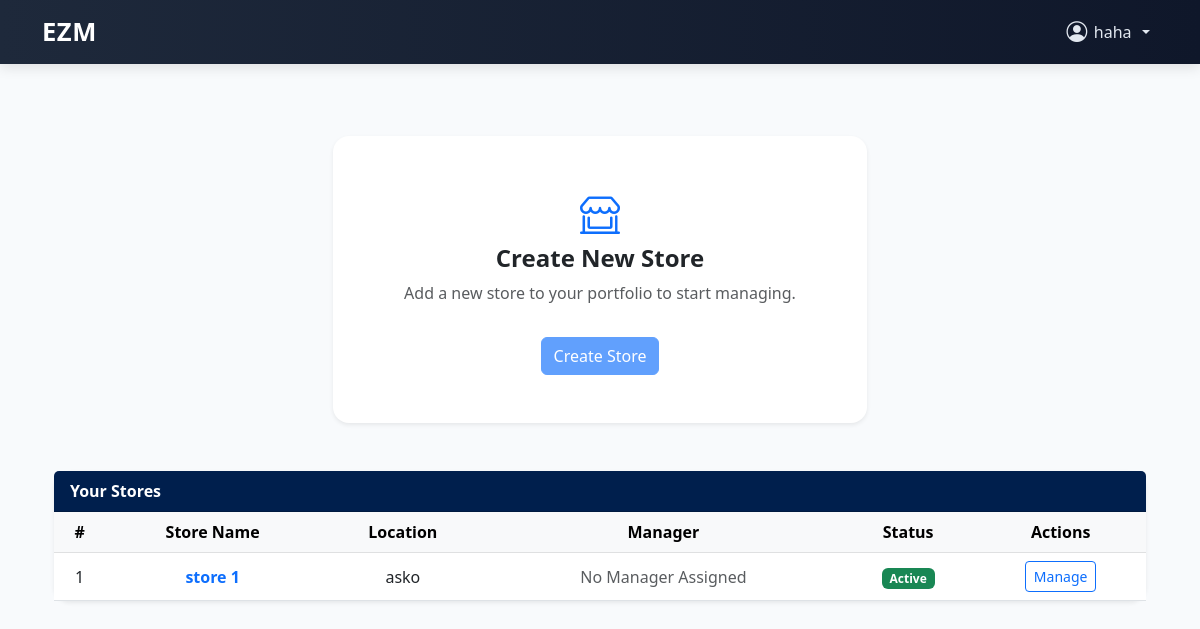
Before: /users/store-owner/ (signed in) with the older database file.
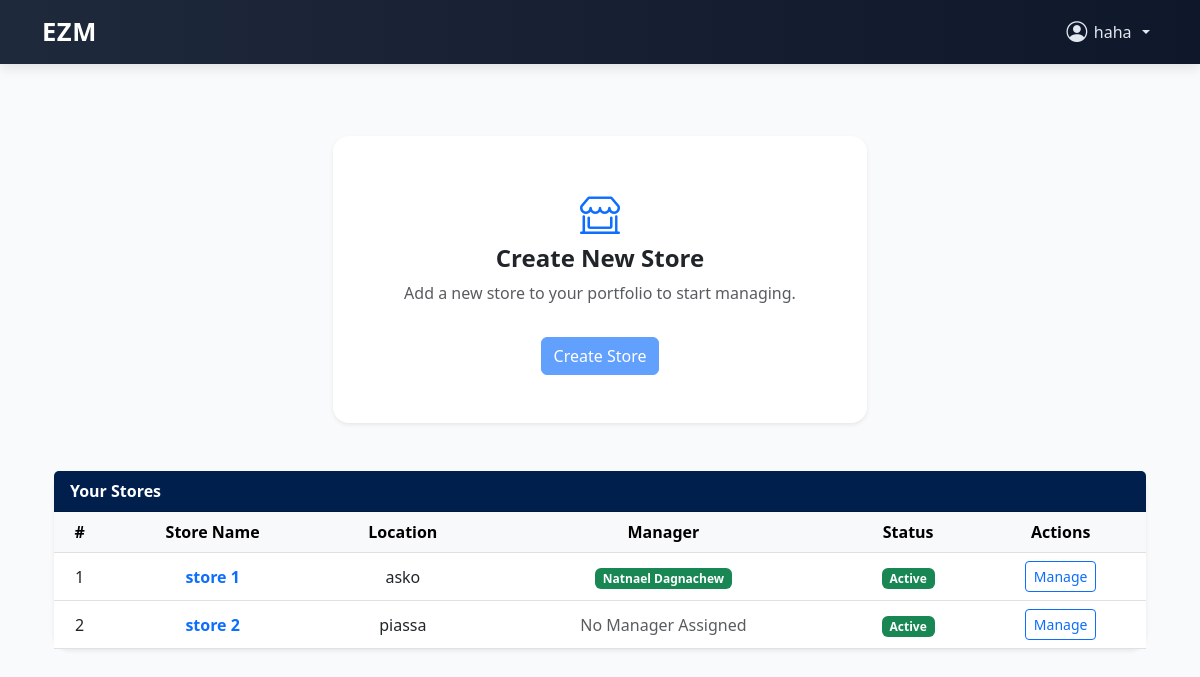
After: the same page with the newer database file.
### store/models.py (models this page shows, shortened)
class Store(models.Model):
    name = models.CharField(max_length=100)
    location = models.CharField(max_length=255)
    owner = models.ForeignKey(
        settings.AUTH_USER_MODEL,
        on_delete=models.CASCADE,
        related_name='owned_stores',
        limit_choices_to={'role': 'store_owner'}
    )

class StoreManager(models.Model):
    store = models.OneToOneField(Store, on_delete=models.CASCADE, related_name='manager_assignment')
    manager = models.OneToOneField(
        settings.AUTH_USER_MODEL,
        on_delete=models.CASCADE,
        related_name='managed_store'
    )
    is_active = models.BooleanField(default=True)
    assigned_at = models.DateTimeField(auto_now_add=True)

### users/models.py (models this page shows)
class CustomUser(AbstractUser):
    ROLE_CHOICES = [
        ('customer', 'Customer'),
        ('admin', 'Admin'),
        ('store_owner', 'Store Owner'),
        ('store_manager', 'Store Manager'),
        ('cashier', 'Cashier'),
    ]
    role = models.CharField(max_length=20, choices=ROLE_CHOICES)
    is_verified = models.BooleanField(default=False)
    otp_code = models.CharField(max_length=6, blank=True, null=True)
    otp_created_at = models.DateTimeField(null=True, blank=True)

### users/views.py (the view)
# urls.py: path('store-owner/', store_owner_page, name='store_owner_page'),
@login_required
def store_owner_page(request):
    if request.user.role != 'store_owner':
        return redirect('')  # restrict access if needed
    stores = Store.objects.filter(owner=request.user).select_related('manager_assignment__manager')
    return render(request, 'mainpages/store_owner_page.html', {
        'stores': stores
    })

### templates/mainpages/store_owner_page.html (shortened to what this page needs)
{% extends 'base.html' %}
{% block content %}
<div class="container mt-5">
  <div class="row justify-content-center mb-5 gx-4">
    <div class="col-md-6">
      <a href="{% url 'create_store' %}" class="text-decoration-none text-reset d-block">
        <div class="card shadow-sm rounded-4 border-0 hover-shadow transition">
          <div class="card-body text-center py-5">
            <i class="bi bi-shop-window fs-1 text-primary mb-3"></i>
            <h4 class="card-title fw-bold mb-2">Create New Store</h4>
            <p class="card-text text-muted">Add a new store to your portfolio to start managing.</p>
            <button class="btn btn-primary mt-3" disabled>Create Store</button>
          </div>
        </div>
      </a>
    </div>
  </div>
  <div class="card shadow-sm rounded-4 border-0">
    <div class="card-header" style="background-color: #001f4d; color: white; font-weight: 600;">
      Your Stores
    </div>
    <div class="card-body p-0">
      {% if stores %}
      <div class="table-responsive">
        <table class="table table-hover align-middle text-center mb-0">
          <thead class="table-light" style="background-color: #001f4d; color: white;">
            <tr>
              <th>#</th>
              <th>Store Name</th>
              <th>Location</th>
              <th>Manager</th>
              <th>Status</th>
              <th>Actions</th>
            </tr>
          </thead>
          <tbody>
            {% for store in stores %}
            <tr>
              <td>{{ forloop.counter }}</td>
              <td class="fw-semibold text-primary">{{ store.name }}</td>
              <td>{{ store.location }}</td>
              <td>
                {% if store.manager_assignment and store.manager_assignment.is_active %}
                  <span class="badge bg-success">{{ store.manager_assignment.manager.get_full_name }}</span>
                {% elif store.manager_assignment %}
                  <span class="badge bg-warning text-dark">{{ store.manager_assignment.manager.get_full_name }} (Inactive)</span>
                {% else %}
                  <span class="text-muted">No Manager Assigned</span>
                {% endif %}
              </td>
              <td>
                <span class="badge bg-success">Active</span>
              </td>
              <td>
                <a href="{% url 'manage_store' store.id %}" class="btn btn-sm btn-outline-primary">Manage</a>
              </td>
            </tr>
            {% endfor %}
          </tbody>
        </table>
      </div>
      {% else %}
      <p class="text-center text-muted py-4">You have not added any stores yet.</p>
      {% endif %}
    </div>
  </div>
</div>
{% endblock %}

Changed rows visible on the page:
shown differently, row unchanged: Store "store 1": manager_assignment.manager.get_full_name (not shown) → "Natnael Dagnachew"; no longer shows "No Manager Assigned"
added Store: name "store 2", location "piassa", shows "No Manager Assigned"
